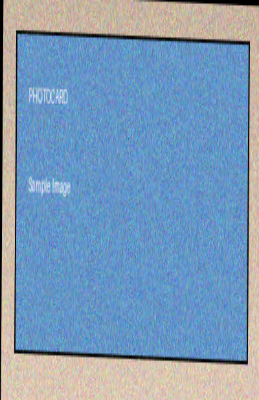
#> input picture test-bot/output/best_card.png, 259 x 400 px
$ python photocard-ai-bot-test.py output/best_card.png   (older library calls are emulated)
#> lines starting #> are read from the running program, lines starting #| are printed output that depends on the picture; after the words box and inside, x2 and y2 are one past the last pixel; in counts of white or black regions, pixels touching at a corner belong together
#!/usr/bin/env python3
"""
Photocard AI Bot Test Script
Processes and evaluates photocard images from URLs.
"""

import os
import sys
import json
from pathlib import Path
from typing import List, Tuple
import logging

import cv2
import numpy as np
from PIL import Image
import requests
from io import BytesIO

logging.basicConfig(
    level=logging.INFO,
    format='%(asctime)s - %(levelname)s - %(message)s'
)
logger = logging.getLogger(__name__)

SCRIPT_DIR = Path(__file__).parent
OUTPUT_DIR = SCRIPT_DIR / "output"
OUTPUT_DIR.mkdir(exist_ok=True)

# Photocard aspect ratio (width:height)
PHOTOCARD_ASPECT_RATIO = 1 / 1.54

class PhotocardProcessor:
    def __init__(self):
        self.images = {}
        self.scores = {}

    def download_image(self, url_or_path: str, timeout: int = 10) -> Tuple[bool, np.ndarray]:
        """Download image from URL or load from local path."""
        try:
            # Check if it's a local file path
            path = Path(url_or_path)
            if path.exists():
                img = Image.open(path)
                return True, cv2.cvtColor(np.array(img), cv2.COLOR_RGB2BGR)

            # Handle file:// URLs
            if url_or_path.startswith('file://'):
                file_path = url_or_path.replace('file:///', '').replace('/', '\\')
                path = Path(file_path)
                if path.exists():
                    img = Image.open(path)
                    return True, cv2.cvtColor(np.array(img), cv2.COLOR_RGB2BGR)

            # Try URL download
            response = requests.get(url_or_path, timeout=timeout)
            response.raise_for_status()
            img = Image.open(BytesIO(response.content))
            return True, cv2.cvtColor(np.array(img), cv2.COLOR_RGB2BGR)
        except Exception as e:
            logger.error(f"Failed to load {url_or_path}: {e}")
            return False, None

    def detect_photocard_region(self, img: np.ndarray) -> Tuple[int, int, int, int]:
        """
        Detect photocard region using edge detection.
        Returns bounding box (x, y, w, h).
        """
        gray = cv2.cvtColor(img, cv2.COLOR_BGR2GRAY)
        edges = cv2.Canny(gray, 50, 150)
        contours, _ = cv2.findContours(edges, cv2.RETR_EXTERNAL, cv2.CHAIN_APPROX_SIMPLE)

        if not contours:
            h, w = gray.shape
            return 0, 0, w, h

        largest_contour = max(contours, key=cv2.contourArea)
        x, y, w, h = cv2.boundingRect(largest_contour)

        # Add padding
        padding = 10
        x = max(0, x - padding)
        y = max(0, y - padding)
        w = min(img.shape[1] - x, w + 2 * padding)
        h = min(img.shape[0] - y, h + 2 * padding)

        return x, y, w, h

    def straighten_image(self, img: np.ndarray) -> np.ndarray:
        """Detect and correct image rotation."""
        gray = cv2.cvtColor(img, cv2.COLOR_BGR2GRAY)
        edges = cv2.Canny(gray, 50, 150)
        lines = cv2.HoughLines(edges, 1, np.pi / 180, 50)

        if lines is None:
            return img

        angles = []
        for line in lines:
            rho, theta = line[0]
            angle = np.degrees(theta) - 90
            if abs(angle) < 45:
                angles.append(angle)

        if angles:
            median_angle = np.median(angles)
            h, w = img.shape[:2]
            center = (w // 2, h // 2)
            rotation_matrix = cv2.getRotationMatrix2D(center, median_angle, 1.0)
            img = cv2.warpAffine(img, rotation_matrix, (w, h))

        return img

    def process_image(self, img: np.ndarray) -> np.ndarray:
        """
        Process image: straighten, detect region, crop, and remove watermark area.
        """
        # Straighten
        img = self.straighten_image(img)

        # Detect photocard region
        x, y, w, h = self.detect_photocard_region(img)
        img_cropped = img[y:y+h, x:x+w]

        # Resize to standard resolution
        standard_h = 400
        standard_w = int(standard_h / 1.54)
        img_resized = cv2.resize(img_cropped, (standard_w, standard_h))

        return img_resized

    def calculate_sharpness(self, img: np.ndarray) -> float:
        """Calculate image sharpness using Laplacian variance."""
        gray = cv2.cvtColor(img, cv2.COLOR_BGR2GRAY) if len(img.shape) == 3 else img
        laplacian = cv2.Laplacian(gray, cv2.CV_64F)
        sharpness = np.var(laplacian)
        # Normalize to 0-100 scale (typical max ~1000)
        return min(100, (sharpness / 10.0))

    def calculate_aspect_ratio_score(self, img: np.ndarray) -> float:
        """Score based on aspect ratio proximity to 1:1.54."""
        h, w = img.shape[:2]
        actual_ratio = w / h
        target_ratio = 1 / 1.54

        ratio_diff = abs(actual_ratio - target_ratio) / target_ratio
        score = max(0, 100 - (ratio_diff * 100))
        return min(100, score)

    def calculate_resolution_score(self, img: np.ndarray) -> float:
        """Score based on image resolution."""
        h, w = img.shape[:2]
        pixels = h * w
        target_pixels = 400 * 260

        if pixels < 100000:
            return 10
        elif pixels < target_pixels:
            return (pixels / target_pixels) * 90 + 10
        else:
            return 100

    def calculate_noise_score(self, img: np.ndarray) -> float:
        """Score based on noise level (inverse of contrast)."""
        gray = cv2.cvtColor(img, cv2.COLOR_BGR2GRAY) if len(img.shape) == 3 else img

        # Calculate Laplacian variance (edges/noise indicator)
        laplacian = cv2.Laplacian(gray, cv2.CV_64F)
        noise_level = np.var(laplacian)

        # Higher variance = more texture (good for photocards)
        # Normalize to 0-100
        if noise_level < 100:
            score = 30
        elif noise_level < 500:
            score = (noise_level - 100) / 4 + 30
        else:
            score = 100

        return min(100, max(0, score))

    def calculate_brightness_score(self, img: np.ndarray) -> float:
        """Score based on brightness and contrast."""
        gray = cv2.cvtColor(img, cv2.COLOR_BGR2GRAY) if len(img.shape) == 3 else img

        brightness = np.mean(gray)
        contrast = np.std(gray)

        # Ideal brightness around 128, good contrast > 30
        brightness_penalty = abs(brightness - 128) / 128
        contrast_score = min(100, (contrast / 50) * 100)

        brightness_score = max(0, 100 - (brightness_penalty * 50))

        return (brightness_score + contrast_score) / 2

    def evaluate_image(self, img: np.ndarray) -> dict:
        """Calculate overall quality score."""
        sharpness = self.calculate_sharpness(img)
        aspect_ratio = self.calculate_aspect_ratio_score(img)
        resolution = self.calculate_resolution_score(img)
        noise = self.calculate_noise_score(img)
        brightness = self.calculate_brightness_score(img)

        # Weighted average
        overall_score = (
            sharpness * 0.30 +
            aspect_ratio * 0.20 +
            resolution * 0.20 +
            noise * 0.15 +
            brightness * 0.15
        )

        return {
            "overall": overall_score,
            "sharpness": sharpness,
            "aspect_ratio": aspect_ratio,
            "resolution": resolution,
            "noise": noise,
            "brightness": brightness
        }

    def run(self, image_urls: List[str]):
        """Process multiple images and select the best one."""
        logger.info(f"Processing {len(image_urls)} images...")

        for idx, url in enumerate(image_urls, 1):
            logger.info(f"\n[Image {idx}/{len(image_urls)}] Processing {url}")

            # Download
            success, img = self.download_image(url)
#> in download_image, img is the input picture: PIL image 259x400 RGB; mean R, G, B 124.9, 154.9, 184.9
            if not success:
                continue

            logger.info(f"  Downloaded: {img.shape}")

            # Process
            img_processed = self.process_image(img)
            logger.info(f"  Processed: {img_processed.shape}")

            # Evaluate
            scores = self.evaluate_image(img_processed)
            self.images[idx] = img_processed
            self.scores[idx] = scores

            # Log scores
            logger.info(f"  Scores:")
            logger.info(f"    Overall:      {scores['overall']:.1f}")
            logger.info(f"    Sharpness:    {scores['sharpness']:.1f}")
            logger.info(f"    Aspect Ratio: {scores['aspect_ratio']:.1f}")
            logger.info(f"    Resolution:   {scores['resolution']:.1f}")
            logger.info(f"    Noise:        {scores['noise']:.1f}")
            logger.info(f"    Brightness:   {scores['brightness']:.1f}")

        # Select best image
        if not self.images:
            logger.error("No images processed successfully!")
            return

        best_idx = max(self.scores, key=lambda x: self.scores[x]['overall'])
        best_score = self.scores[best_idx]['overall']

        logger.info(f"\n{'='*50}")
        logger.info(f"BEST IMAGE: Image {best_idx}")
        logger.info(f"Overall Score: {best_score:.1f}/100")
        logger.info(f"{'='*50}")

        # Save best image
        output_path = OUTPUT_DIR / "best_card.png"
        cv2.imwrite(str(output_path), self.images[best_idx])
        logger.info(f"Saved to: {output_path}")

        # Save detailed report
        self._save_report(best_idx)

    def _save_report(self, best_idx: int):
        """Save detailed evaluation report."""
        report = {
            "best_image_index": best_idx,
            "best_score": self.scores[best_idx]['overall'],
            "all_scores": {}
        }

        for idx, scores in self.scores.items():
            report["all_scores"][f"image_{idx}"] = {
                k: float(v) for k, v in scores.items()
            }

        report_path = OUTPUT_DIR / "evaluation_report.json"
        with open(report_path, 'w') as f:
            json.dump(report, f, indent=2)
        logger.info(f"Report saved to: {report_path}")


def main():
    if len(sys.argv) < 2:
        logger.error("Usage: python photocard-ai-bot-test.py <url1> [url2] [url3] ...")
        logger.info("\nExample:")
        logger.info("  python photocard-ai-bot-test.py 'https://example.com/card1.jpg' 'https://example.com/card2.jpg'")
        sys.exit(1)

    image_urls = sys.argv[1:]
    processor = PhotocardProcessor()
    processor.run(image_urls)
#> in run, `success, img = self.download_image(url)`: success = True
#> in straighten_image, `edges = cv2.Canny(gray, 50, 150)`:
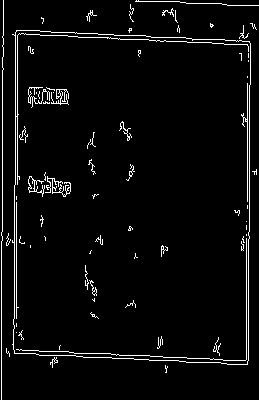
#> edges: shape (400, 259); 4% white in thin lines or dots
#> in straighten_image, `lines = cv2.HoughLines(edges, 1, np.pi / 180, 50)`: lines = 61 rows, first 8: [2, 0], [251, 0.0175], [351, 1.62], [32, 1.62], [15, 0], [17, 0], [249, 0], [18, 0.0175]
#> the loop in straighten_image, `for line in lines:` made 61 passes
#> (rho, theta, angle) on passes 1 to 12: (2, 0, -90), (251, 0.0175, -89), (351, 1.62, 3), (32, 1.62, 3), (15, 0, -90), (17, 0, -90), (249, 0, -90), (18, 0.0175, -89), (246, 0, -90), (28, 1.62, 3), (347, 1.62, 3), (-12, 3.12, 89)
#> after the loop in straighten_image, `for line in lines:`: angles = 27 values, max 6 at index 19, min -1 at index 25, mean 2.26
#> in straighten_image, `median_angle = np.median(angles)`: median_angle = 2
#> in straighten_image, `rotation_matrix = cv2.getRotationMatrix2D(center, median_angle, 1.0)`: rotation_matrix = [[0.999, 0.0349, -6.9], [-0.0349, 0.999, 4.62]]
#> in straighten_image, `img = cv2.warpAffine(img, rotation_matrix, (w, h))`:
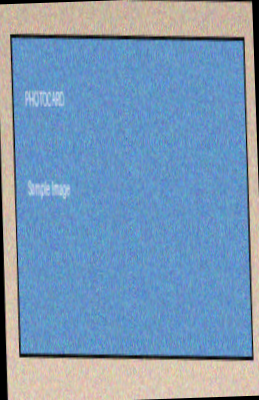
#> img: shape (400, 259, 3); mean B, G, R 182.9, 152.7, 122.4
#> in detect_photocard_region, `edges = cv2.Canny(gray, 50, 150)`:
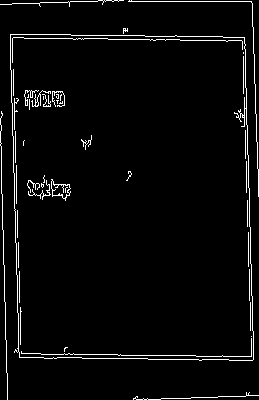
#> edges: shape (400, 259); 3.6% white in thin lines or dots
#> in detect_photocard_region, `contours, _ = cv2.findContours(edges, cv2.RETR_EXTERNAL, cv2.CHAIN_APP..`: contours = 6 contours, 5 with area under 20; largest, box (x1, y1, x2, y2) and area: (10, 34, 254, 361) 75762
#> in detect_photocard_region, `largest_contour = max(contours, key=cv2.contourArea)`: largest_contour = contour of 88 points, box (x1, y1, x2, y2) (10, 34, 254, 361), area 75762
#> in detect_photocard_region, `x, y, w, h = cv2.boundingRect(largest_contour)`: x = 10; y = 34; w = 244; h = 327
#> in detect_photocard_region, `x = max(0, x - padding)`: x = 0
#> in detect_photocard_region, `y = max(0, y - padding)`: y = 24
#> in detect_photocard_region, `w = min(img.shape[1] - x, w + 2 * padding)`: w = 259
#> in detect_photocard_region, `h = min(img.shape[0] - y, h + 2 * padding)`: h = 347
#> in process_image, `x, y, w, h = self.detect_photocard_region(img)`: x = 0; y = 24; w = 259; h = 347
#> in process_image, `img_cropped = img[y:y+h, x:x+w]`:
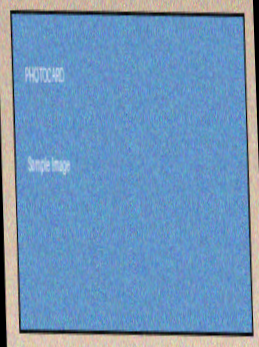
#> img_cropped: shape (347, 259, 3); mean B, G, R 186.8, 149.2, 111.6
#> in process_image, `img_resized = cv2.resize(img_cropped, (standard_w, standard_h))`:
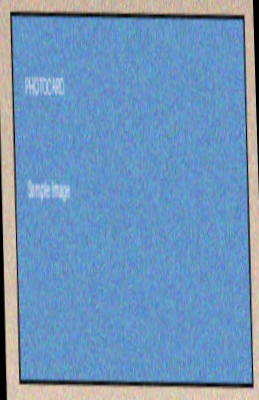
#> img_resized: shape (400, 259, 3); mean B, G, R 186.7, 149.1, 111.4
#> in calculate_sharpness, `gray = cv2.cvtColor(img, cv2.COLOR_BGR2GRAY) if len(img.shape) == 3 el..`:
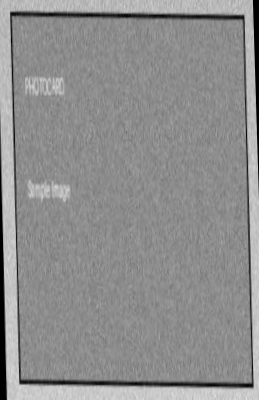
#> gray: shape (400, 259); min 0, max 223, mean 142.1
#> in calculate_sharpness, `laplacian = cv2.Laplacian(gray, cv2.CV_64F)`:
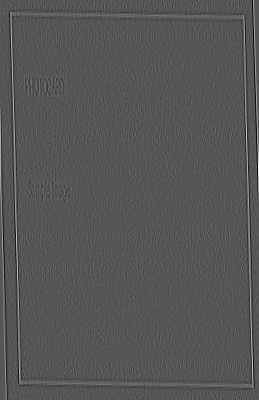
#> laplacian: shape (400, 259) float64; min -201, max 392, mean 0.1; drawn with min black and max white
#> in calculate_sharpness, `sharpness = np.var(laplacian)`: sharpness = 557.8
#> in evaluate_image, `sharpness = self.calculate_sharpness(img)`: sharpness = 55.78
#> in evaluate_image, `aspect_ratio = self.calculate_aspect_ratio_score(img)`: aspect_ratio = 99.71
#> in evaluate_image, `resolution = self.calculate_resolution_score(img)`: resolution = 99.65
#> in calculate_noise_score, `noise_level = np.var(laplacian)`: noise_level = 557.8
#> in evaluate_image, `noise = self.calculate_noise_score(img)`: noise = 100
#> in calculate_brightness_score, `brightness = np.mean(gray)`: brightness = 142.1
#> in calculate_brightness_score, `contrast = np.std(gray)`: contrast = 30.56
#> in calculate_brightness_score, `brightness_penalty = abs(brightness - 128) / 128`: brightness_penalty = 0.11
#> in calculate_brightness_score, `contrast_score = min(100, (contrast / 50) * 100)`: contrast_score = 61.12
#> in calculate_brightness_score, `brightness_score = max(0, 100 - (brightness_penalty * 50))`: brightness_score = 94.48
#> in evaluate_image, `brightness = self.calculate_brightness_score(img)`: brightness = 77.8
#> in evaluate_image, `overall_score = ( sharpness * 0.30 + aspect_ratio * 0.20 + resolution ..`: overall_score = 83.28
#> in run, `scores = self.evaluate_image(img_processed)`: scores = {'overall': 83.28, 'sharpness': 55.78, 'aspect_ratio': 99.71, 'resolution': 99.65, 'noise': 100, 'brightness': 77.8}
#> in run, `best_idx = max(self.scores, key=lambda x: self.scores[x]['overall'])`: best_idx = 1
#> in run, `best_score = self.scores[best_idx]['overall']`: best_score = 83.28
#> the loop in _save_report, `for idx, scores in self.scores.items():` made 1 pass
#> idx on pass 1: 1
#> after the loop in _save_report, `for idx, scores in self.scores.items():`: report = 3 items


if __name__ == "__main__":
    main()
